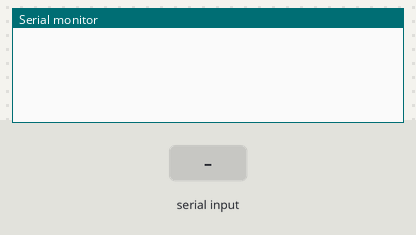
A sketch run on a simulated ESP32. Parts: the last lines printed to the serial monitor. The test bench sets the inputs (shaded band).

Above: at 1.2 s.
1.3 s: "1\n" received over the second serial link
At 2.3 s:
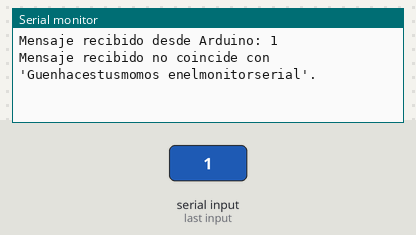
2.8 s: "0\n" received over the second serial link
At 3.5 s:
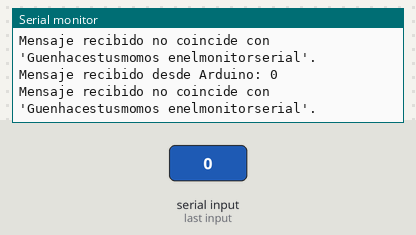
4.3 s: "2\n" received over the second serial link
At 5.8 s:
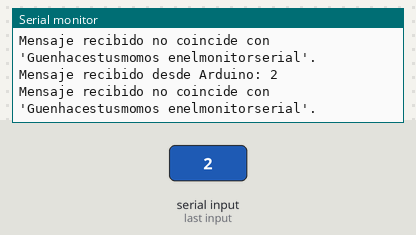

Measured:
- after the input at 1.3 s, the serial monitor: prints a new line at once (image 1)
- after the input at 2.8 s, the serial monitor: prints a new line at once (image 2)
- after the input at 4.3 s, the serial monitor: prints a new line at once (image 3)

The sketch:

Lectura_del_monitor_Serial_ESP32.ino
```cpp
#define RXp2 16
#define TXp2 17
int x = 0;

void setup() {
  Serial.begin(9600);   // Inicializa el puerto serie de la ESP32
  Serial2.begin(9600, SERIAL_8N1, RXp2, TXp2);  // Inicializa el puerto serie del Arduino
}

void loop() {
  if (Serial2.available() > 0) {  // Verifica si hay datos disponibles en el puerto serie del Arduino
    String Data = Serial2.readStringUntil('\n'); // Lee la cadena recibida hasta que encuentra un salto de línea
    Data.trim(); // Elimina los espacios en blanco al principio y al final de la cadena
    Serial.println("Mensaje recibido desde Arduino: " + Data); // Imprime el mensaje recibido desde Arduino

    // Verifica si la cadena recibida es igual a la palabra específica ("Hello Boss")
    if (Data.equals("Guenhacestusmomos enelmonitorserial")) {
      x = x + 1;
      Serial.println("Se recibió la palabra 'Guenhacestusmomos enelmonitorserial'. Ejecutando la acción...");
      Serial.println("Contador actual: " + String(x));
    } else {
      Serial.println("Mensaje recibido no coincide con 'Guenhacestusmomos enelmonitorserial'.");
    }
  }
}
```
